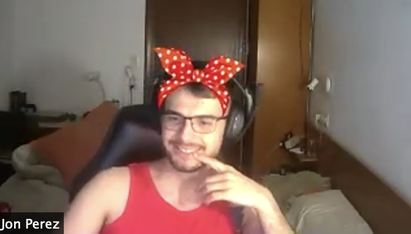
#> input picture M6_Computer_Vision/04. Kernels, callbacks and thresholding/img/jon.png, 411 x 234 px, shrunk from 760 x 432 before the run
$ jupyter execute --allow-errors Thresholding.ipynb   (shell and % lines are left out)
#> lines starting #> are read from the running program, lines starting #| are printed output that depends on the picture; after the words box and inside, x2 and y2 are one past the last pixel; in counts of white or black regions, pixels touching at a corner belong together
# Computer Vision Thresholding

[cell 1]
import cv2
import numpy as np
import matplotlib.pyplot as plt
plt.rcParams['image.cmap'] = 'gray'

[cell 2]
# Load an image and apply all types of thresholding that openCV offers (like thresh_binary, thresh_trunc, tozero, etc)
# Display the original image as well as the thresholded images
pic = cv2.imread('img/jon.png')
#> pic is the input picture: shape (234, 411, 3); mean B, G, R 89, 99.3, 123.4
threshold_value = 128
threshold_type = cv2.THRESH_BINARY

threshold_types = [cv2.THRESH_BINARY, cv2.THRESH_BINARY_INV, cv2.THRESH_TOZERO, cv2.THRESH_TOZERO_INV, cv2.THRESH_TRUNC]

window_name = 'Thershold'

img = pic.copy()

#hsv_im = cv2.fastNlMeansDenoisingColored(img,None,10,10,7,21)
#hsv_im = cv2.Canny(hsv_im, 1, 50)
#hsv_im = cv2.GaussianBlur(hsv_im, (5,5), 0)

hsv_im = cv2.cvtColor(img, cv2.COLOR_BGR2GRAY)
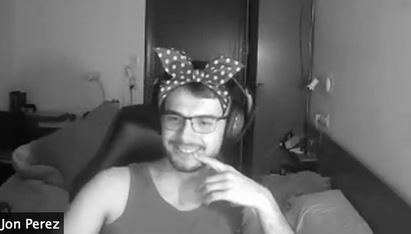
#> hsv_im: shape (234, 411); min 0, max 255, mean 105.3
#> slider 'Threshold Typ' is set to 1

cv2.namedWindow(window_name, cv2.WINDOW_AUTOSIZE)

def change_thershold_value(val):
#> called with val = 128
    threshold_value = val
    ret, thresh = cv2.threshold(hsv_im, threshold_value,255,threshold_type)
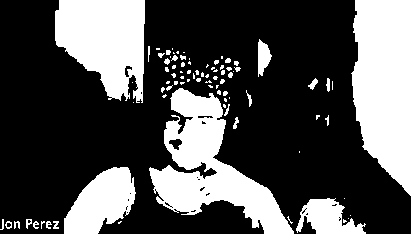
#> thresh: shape (234, 411); 31.8% white; 87 white regions (56 under 20 px), largest, box (x1, y1, x2, y2) and area: (351, 0, 411, 196) 9260, (149, 88, 294, 234) 8429, (55, 0, 145, 103) 6730
#> ret = 128
    cv2.imshow(window_name, thresh)

def change_thershold_type(val):
#> called with val = 1
    threshold_type = threshold_types[val]
    ret, thresh = cv2.threshold(hsv_im, threshold_value,255,threshold_type)
#> ret = 128
    cv2.imshow(window_name, thresh)

cv2.createTrackbar('Threshold Value', window_name, threshold_value, 255, change_thershold_value)
cv2.createTrackbar('Threshold Typ', window_name, threshold_type, 4, change_thershold_type)


cv2.imshow(window_name, hsv_im)
cv2.waitKey(0)
cv2.destroyAllWindows()
cv2.waitKey(1)

#> (a cell that did not finish here is left out)

[cell 4]
# Adjust the values and types to try to isolate the regions of interests the best way possible
# eliminating as much noise as possible
# Display the original image as well as the thresholded images
pic = cv2.imread('img/jere.png')
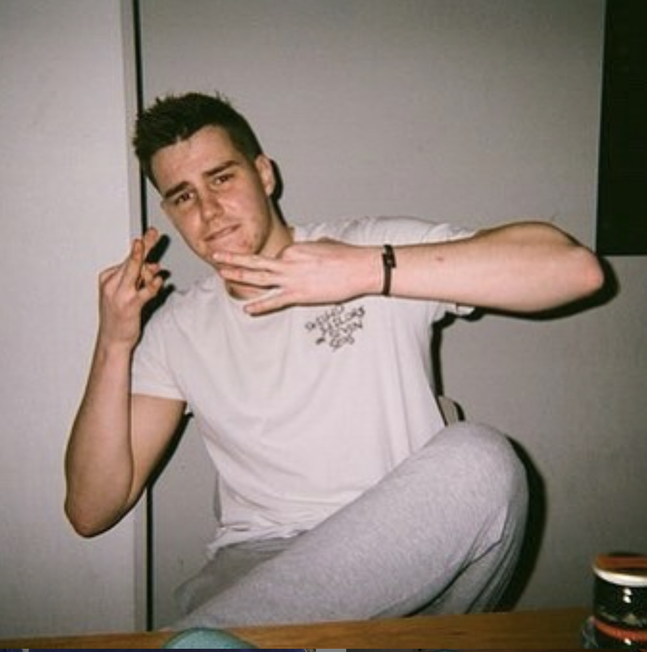
#> input picture M6_Computer_Vision/04. Kernels, callbacks and thresholding/img/jere.png, 647 x 652 px, shrunk from 1196 x 1204 before the run
#> pic is the input picture: shape (652, 647, 3); mean B, G, R 126.1, 133, 145.3
threshold_value = 128
threshold_type = cv2.THRESH_BINARY

threshold_types = [cv2.THRESH_BINARY, cv2.THRESH_BINARY_INV, cv2.THRESH_TOZERO, cv2.THRESH_TOZERO_INV, cv2.THRESH_TRUNC]

window_name = 'Thershold'

img = pic.copy()
hsv_im = cv2.cvtColor(img, cv2.COLOR_BGR2GRAY)
#> hsv_im: shape (652, 647)

hsv_im = cv2.fastNlMeansDenoisingColored(img,None,10,10,7,21)
#> hsv_im: shape (652, 647, 3)
hsv_im = cv2.Canny(hsv_im, 1, 50)
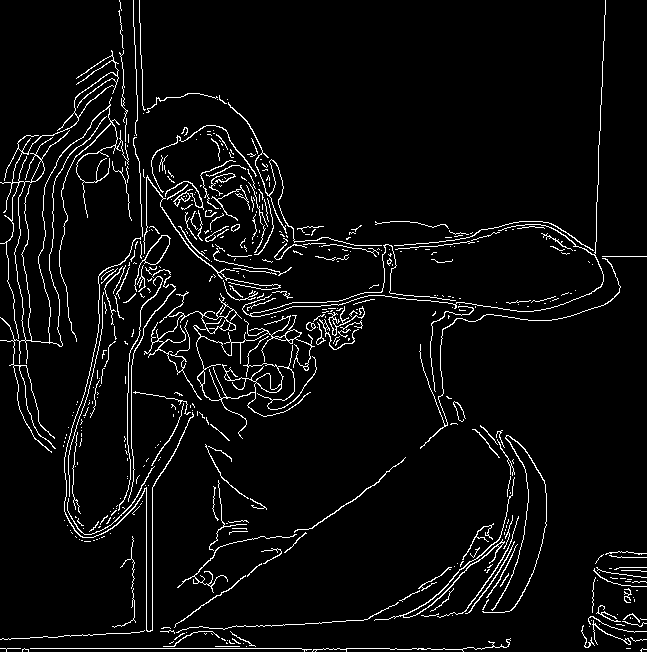
#> hsv_im: shape (652, 647); 4.9% white in thin lines or dots
hsv_im = cv2.GaussianBlur(hsv_im, (5,5), 0)
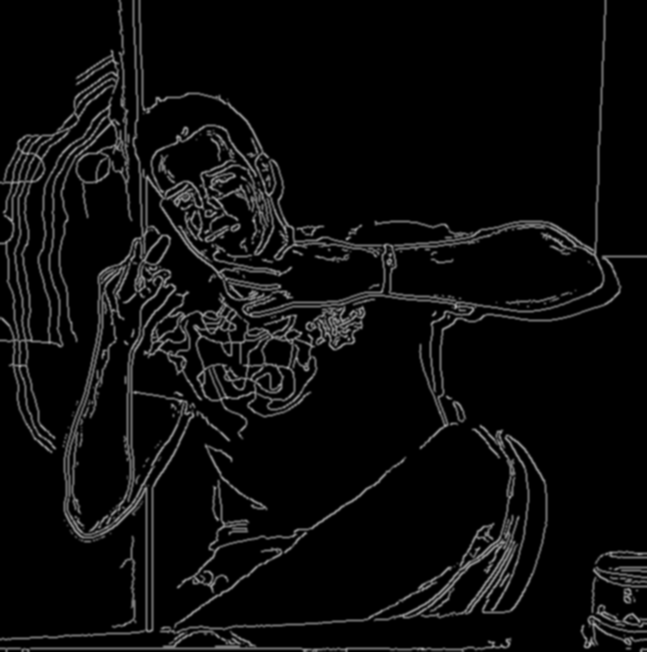
#> hsv_im: shape (652, 647); min 0, max 166, mean 12.6
#> slider 'Threshold Typ' is set to 1

#hsv_im = cv2.cvtColor(img, cv2.COLOR_BGR2GRAY)

cv2.namedWindow(window_name, cv2.WINDOW_AUTOSIZE)

def change_thershold_value(val):
#> called with val = 128
    threshold_value = val
    ret, thresh = cv2.threshold(hsv_im, threshold_value,255,threshold_type)
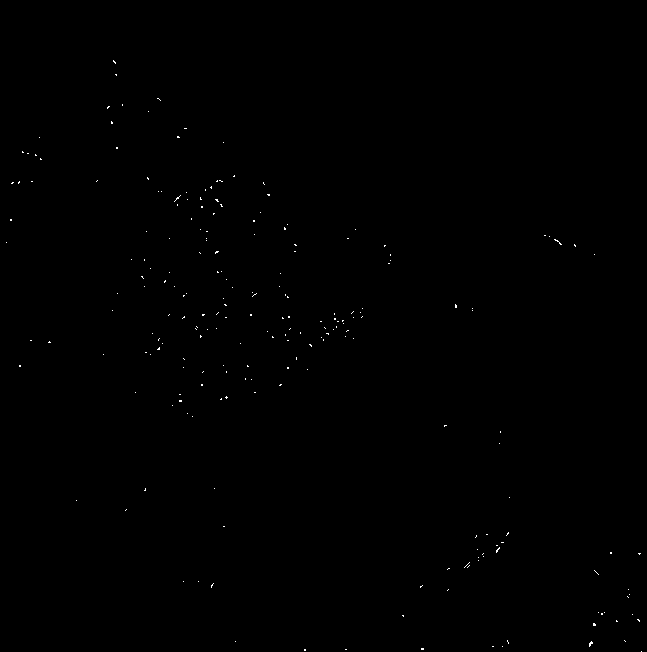
#> thresh: shape (652, 647); 0.14% white in thin lines or dots, all inside (x1, y1, x2, y2) = (6, 60, 642, 652)
#> ret = 128
    cv2.imshow(window_name, thresh)

def change_thershold_type(val):
#> called with val = 1
    threshold_type = threshold_types[val]
    ret, thresh = cv2.threshold(hsv_im, threshold_value,255,threshold_type)
#> ret = 128
    cv2.imshow(window_name, thresh)

cv2.createTrackbar('Threshold Value', window_name, threshold_value, 255, change_thershold_value)
cv2.createTrackbar('Threshold Typ', window_name, threshold_type, 4, change_thershold_type)


cv2.imshow(window_name, hsv_im)
cv2.waitKey(0)
cv2.destroyAllWindows()
cv2.waitKey(1)

[cell 5]
# Repeat the above operations with a different image

pic = cv2.imread('img/noisy.png')
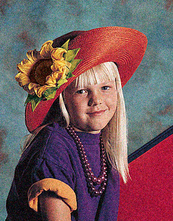
#> input picture M6_Computer_Vision/04. Kernels, callbacks and thresholding/img/noisy.png, 173 x 221 px, shrunk from 320 x 408 before the run
#> pic is the input picture: shape (221, 173, 3); mean B, G, R 92.8, 88.5, 116.5
threshold_value = 128
threshold_type = cv2.THRESH_BINARY

threshold_types = [cv2.THRESH_BINARY, cv2.THRESH_BINARY_INV, cv2.THRESH_TOZERO, cv2.THRESH_TOZERO_INV, cv2.THRESH_TRUNC]

window_name = 'Thershold'

img = pic.copy()

#hsv_im = cv2.fastNlMeansDenoisingColored(img,None,10,10,7,21)
#hsv_im = cv2.Canny(hsv_im, 1, 50)
#hsv_im = cv2.GaussianBlur(hsv_im, (5,5), 0)

hsv_im = cv2.cvtColor(img, cv2.COLOR_BGR2HSV)
#> hsv_im: shape (221, 173, 3); mean H, S, V 94.8, 114.3, 131.7
#> slider 'Threshold Typ' is set to 1

cv2.namedWindow(window_name, cv2.WINDOW_AUTOSIZE)

def change_thershold_value(val):
#> called with val = 128
    threshold_value = val
    ret, thresh = cv2.threshold(hsv_im, threshold_value,255,threshold_type)
#> thresh: shape (221, 173, 3); mean H, S, V 82.7, 100.1, 140.3
#> ret = 128
    cv2.imshow(window_name, thresh)

def change_thershold_type(val):
#> called with val = 1
    threshold_type = threshold_types[val]
    ret, thresh = cv2.threshold(hsv_im, threshold_value,255,threshold_type)
#> thresh: shape (221, 173, 3); mean H, S, V 172.3, 154.9, 114.7
#> ret = 128
    cv2.imshow(window_name, thresh)

cv2.createTrackbar('Threshold Value', window_name, threshold_value, 255, change_thershold_value)
cv2.createTrackbar('Threshold Typ', window_name, threshold_type, 4, change_thershold_type)


cv2.imshow(window_name, hsv_im)
cv2.waitKey(0)
cv2.destroyAllWindows()
cv2.waitKey(1)

[cell 6]
# cv2.threshold will always return 2 values, can you guess what the first value corresponds to?
# print the values to screen and try to see what they correspond to
print(threshold_value)

[cell 7]
# Given this image
text_img = cv2.imread('img/text.png', cv2.IMREAD_GRAYSCALE)
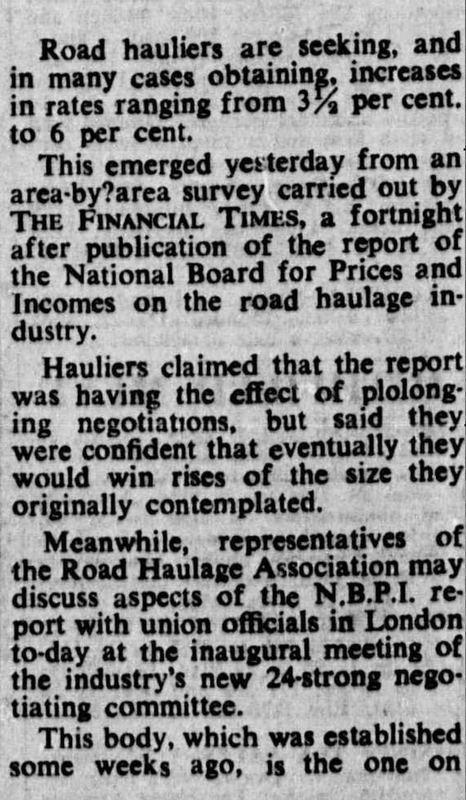
#> input picture M6_Computer_Vision/04. Kernels, callbacks and thresholding/img/text.png, 466 x 800 px, shrunk from 861 x 1479 before the run
#> text_img is the input picture: shape (800, 466); min 0, max 241, mean 141.4
plt.figure(figsize = (20,15))
plt.imshow(text_img);

[cell 8]
# Clean it up so it looks like similar to this
text_clean_img = cv2.imread('img/clean-text.jpg', cv2.IMREAD_GRAYSCALE)
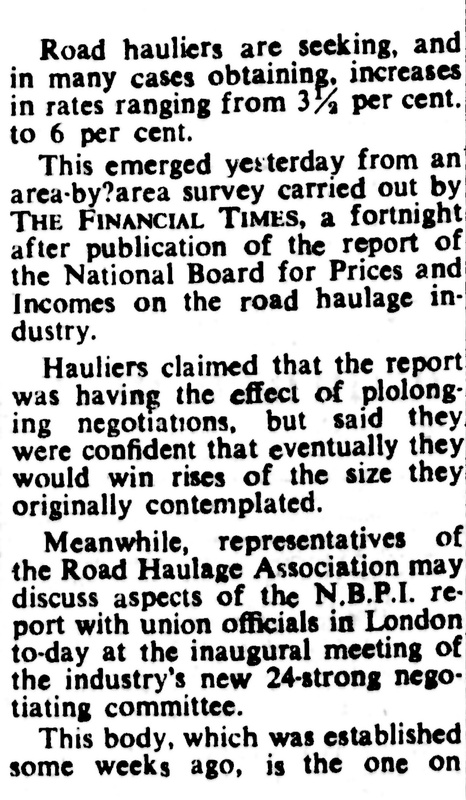
#> input picture M6_Computer_Vision/04. Kernels, callbacks and thresholding/img/clean-text.jpg, 466 x 800 px, shrunk from 861 x 1479 before the run
#> text_clean_img is the input picture: shape (800, 466); min 0, max 255, mean 195
plt.figure(figsize = (20,15))
plt.imshow(text_clean_img);

[cell 9]
# Clean up the image text_img and display it here, feel free to use everything you have learn so far

[cell 10]
# Can you also do the same with this one?
dark_notes = cv2.imread('img/notes.png', cv2.IMREAD_GRAYSCALE)
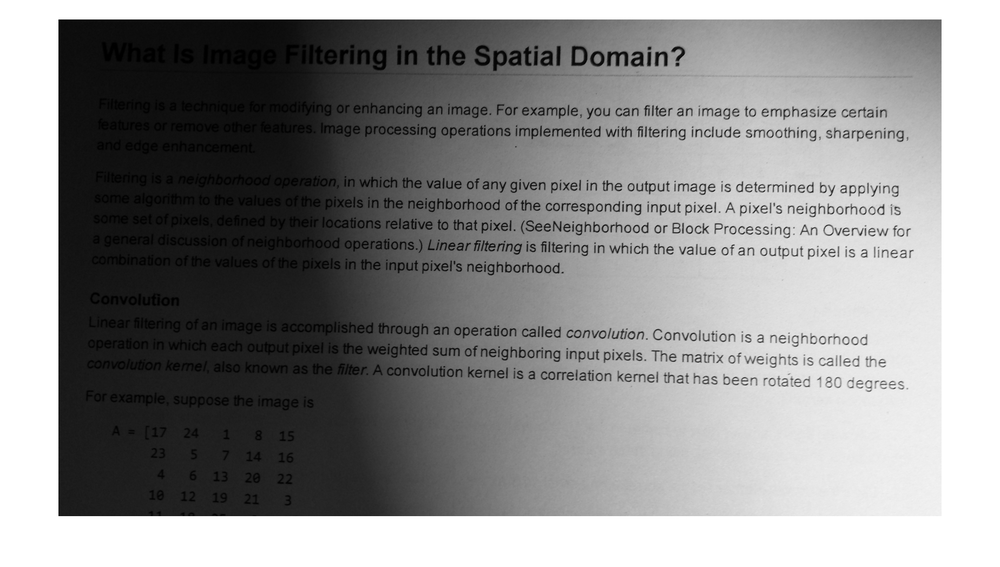
#> input picture M6_Computer_Vision/04. Kernels, callbacks and thresholding/img/notes.png, 1000 x 567 px, shrunk from 1848 x 1048 before the run
#> dark_notes is the input picture: shape (567, 1000); min 0, max 255, mean 143
plt.figure(figsize = (20,15))
plt.imshow(dark_notes);
